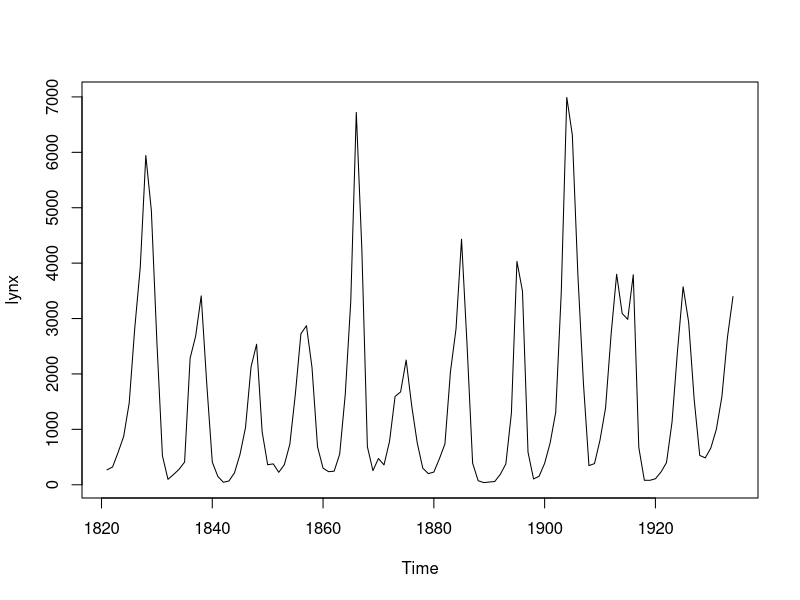
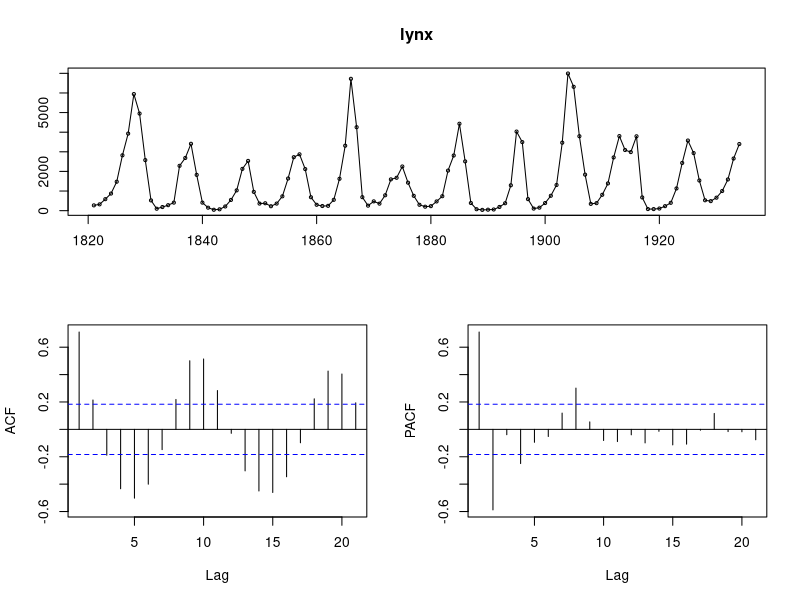
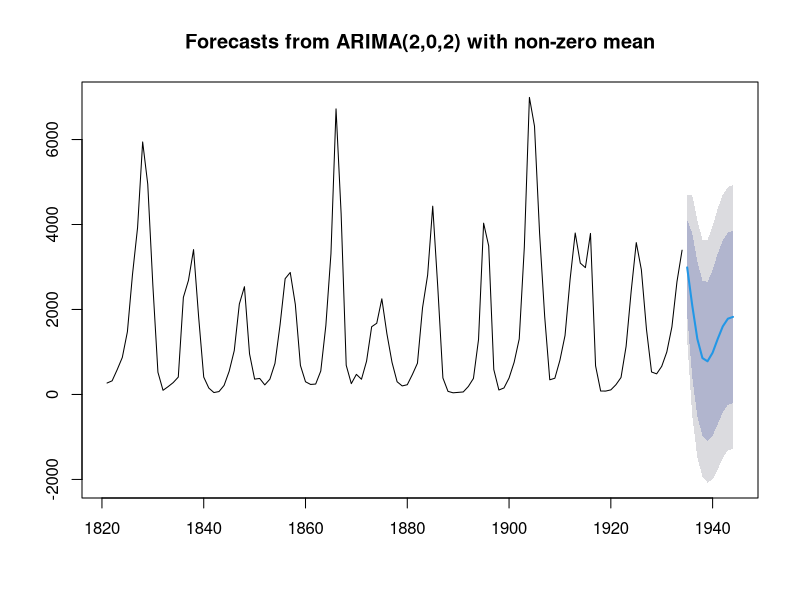

Generate these figures, in order, with R:
# AutoRegressive Integrated Moving Average
# used to model any univeriate time series

########################## THEORY
# can capture any univariate time series dataset

# here, we will focus on UNIVARIATE, NON SEASONAL ARIMA MODELS
# generally, the ARIMA model has three parameters

# ARIMA (p, d, q): 
# 1. the Autoregressive part, p
# 2. the Integration part, degree of differencing, d
# 3. the moving average part, q
# these three parameters are integers denoting the grade or order of the three parts

# ARIMA models require stationary time series, so the model will make stationary for you with differencing
# so, if you use a non-stationary model, it will, differencing will be applied until you get a stationary model
# you let the arima function do the differencing during the modeling

# auto.arima() is great for beginners <- it automatically calculates the parameters and chooses a suitable model
library(forecast)
?auto.arima()
# Remember: ARIMA is very flexible, but exponential smoothing is better with seasonal datasets

# How to read an arima model??
# Summation of lags = autoregressive part
# Summation of forecasting errors = moving average part
# Coefficient: determines the importance of a specific lag

############################ Practice
plot(lynx)
tsdisplay(lynx)
# it is an autoregressive dataset: the variable influence itself
# we do not need differencing, the dataset is stationary

auto.arima(lynx)
# we get an arima (2, 0, 2), which is in line with the initial plot, which looks autoregressive
# we also get AIC and the values for the parameter coefficients

 
auto.arima(lynx, trace = T) # list of alternative models, really helpful

# recommended settings (ARIMA 4,0,0 is the best one)
auto.arima(lynx, trace = T, stepwise = F, approximation = F)

plot(forecast(auto.arima(lynx)))

# ARIMA model calculations
# we will manually reproduce an ARIMA model
# lynx dataset and arima(2, 0, 0)
# arima(2, 0, 0) = ARMA(2, 0) = AR(2)

# we basically have a simple autoregressive model, which explains the future by regressing the past
# it goes back in time, checks its own results and does a forecast
# the forecasted variable is also the source of the forecast


## arima calculations
myarima <- arima(lynx, order = c(2,0,0))
myarima
# how do we write down the model?

tail(lynx)
residuals(myarima) # difference between the fitted value and the actual one
# when you do forecasting, you don't have this value availabe, that's why kalman filter exists

# check the equation
# be careful!!! the intercept is not the constant you are looking for, it is the mean!!!!
# still, we can use the mean in the equation, that changes a bit (check the slides)

x <- (2657 - 1545.45) * 1.1474 - (1590 - 1545.45) * 0.6 + 601.84
y <- 3396 - 1545.45

round(x, 0) == round(y, 0) # they are the same, we predicted the last value (3396)

##################### how it works if it is a moving average model?
myarima <- arima(lynx, order = c(0,0,2))
myarima
residuals(myarima)
# the formula changes, you use the errors

x <- 1.1407 * 844.7172211 + 0.4697 * 255.911 + 766.8305
y <- 3396 - 1545.3670

round(x, 0) == round(y, 0)

# the differencing step consists in subtracting the consecutive observations from each other to get a stationary dataset
# when you have forecasts, error terms and autoregressive terms need to be probabilistically estimated prior to modeling





















